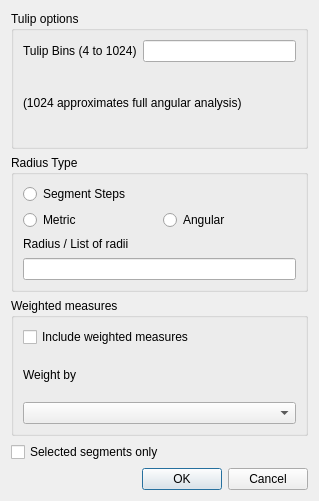
<?xml version="1.0" encoding="UTF-8"?>
<ui version="4.0">
 <class>CSegmentTulipLeafChoiceDlg</class>
 <widget class="QDialog" name="CSegmentTulipLeafChoiceDlg">
  <property name="geometry">
   <rect>
    <x>0</x>
    <y>0</y>
    <width>319</width>
    <height>501</height>
   </rect>
  </property>
  <property name="windowTitle">
   <string>Segment Analysis Options</string>
  </property>
  <layout class="QVBoxLayout">
   <item>
    <widget class="QGroupBox" name="groupBox">
     <property name="title">
      <string>Tulip options</string>
     </property>
     <layout class="QVBoxLayout">
      <item>
       <layout class="QVBoxLayout">
        <item>
         <layout class="QHBoxLayout">
          <item>
           <widget class="QLabel">
            <property name="layoutDirection">
             <enum>Qt::LeftToRight</enum>
            </property>
            <property name="text">
             <string>Tulip Bins (4 to 1024)</string>
            </property>
           </widget>
          </item>
          <item>
           <widget class="QLineEdit" name="c_tulip_bins"/>
          </item>
         </layout>
        </item>
        <item>
         <widget class="QLabel">
          <property name="text">
           <string>(1024 approximates full angular analysis)</string>
          </property>
         </widget>
        </item>
       </layout>
      </item>
     </layout>
    </widget>
   </item>
   <item>
    <widget class="QGroupBox" name="groupBox_2">
     <property name="title">
      <string>Radius Type</string>
     </property>
     <layout class="QVBoxLayout">
      <item>
       <widget class="QRadioButton" name="c_radius_type">
        <property name="text">
         <string>Segment Steps</string>
        </property>
       </widget>
      </item>
      <item>
       <layout class="QHBoxLayout">
        <item>
         <widget class="QRadioButton" name="radioButton">
          <property name="text">
           <string>Metric</string>
          </property>
         </widget>
        </item>
        <item>
         <widget class="QRadioButton" name="c_radio3">
          <property name="text">
           <string>Angular</string>
          </property>
         </widget>
        </item>
       </layout>
      </item>
      <item>
       <layout class="QVBoxLayout">
        <item>
         <widget class="QLabel">
          <property name="text">
           <string>Radius / List of radii</string>
          </property>
         </widget>
        </item>
        <item>
         <widget class="QLineEdit" name="c_radius"/>
        </item>
       </layout>
      </item>
     </layout>
    </widget>
   </item>
   <item>
    <widget class="QGroupBox" name="groupBox_3">
     <property name="title">
      <string>Weighted measures</string>
     </property>
     <layout class="QVBoxLayout">
      <item>
       <widget class="QCheckBox" name="c_weighted">
        <property name="text">
         <string>Include weighted measures</string>
        </property>
       </widget>
      </item>
      <item>
       <layout class="QVBoxLayout">
        <item>
         <widget class="QLabel">
          <property name="text">
           <string>Weight by</string>
          </property>
         </widget>
        </item>
        <item>
         <widget class="QComboBox" name="c_attribute"/>
        </item>
       </layout>
      </item>
     </layout>
    </widget>
   </item>
   <item>
    <layout class="QHBoxLayout">
     <item>
      <widget class="QCheckBox" name="c_selected_only">
       <property name="text">
        <string>Selected segments only</string>
       </property>
      </widget>
     </item>
    </layout>
   </item>
   <item>
    <layout class="QHBoxLayout">
     <item>
      <spacer name="horizontalSpacer">
       <property name="orientation">
        <enum>Qt::Horizontal</enum>
       </property>
       <property name="sizeHint" stdset="0">
        <size>
         <width>40</width>
         <height>20</height>
        </size>
       </property>
      </spacer>
     </item>
     <item>
      <widget class="QPushButton" name="c_ok">
       <property name="text">
        <string>OK</string>
       </property>
      </widget>
     </item>
     <item>
      <widget class="QPushButton" name="c_cancel">
       <property name="text">
        <string>Cancel</string>
       </property>
      </widget>
     </item>
    </layout>
   </item>
  </layout>
 </widget>
 <resources/>
 <connections>
  <connection>
   <sender>c_radio2</sender>
   <signal>clicked(bool)</signal>
   <receiver>CSegmentTulipLeafChoiceDlg</receiver>
   <slot>OnAnalysisTulip(bool)</slot>
   <hints>
    <hint type="sourcelabel">
     <x>82</x>
     <y>158</y>
    </hint>
    <hint type="destinationlabel">
     <x>328</x>
     <y>184</y>
    </hint>
   </hints>
  </connection>
  <connection>
   <sender>c_radius</sender>
   <signal>textChanged(QString)</signal>
   <receiver>CSegmentTulipLeafChoiceDlg</receiver>
   <slot>OnUpdateRadius(QString)</slot>
   <hints>
    <hint type="sourcelabel">
     <x>250</x>
     <y>304</y>
    </hint>
    <hint type="destinationlabel">
     <x>328</x>
     <y>304</y>
    </hint>
   </hints>
  </connection>
  <connection>
   <sender>c_weighted</sender>
   <signal>clicked(bool)</signal>
   <receiver>CSegmentTulipLeafChoiceDlg</receiver>
   <slot>OnWeighted(bool)</slot>
   <hints>
    <hint type="sourcelabel">
     <x>196</x>
     <y>358</y>
    </hint>
    <hint type="destinationlabel">
     <x>327</x>
     <y>361</y>
    </hint>
   </hints>
  </connection>
  <connection>
   <sender>c_ok</sender>
   <signal>clicked()</signal>
   <receiver>CSegmentTulipLeafChoiceDlg</receiver>
   <slot>OnOK()</slot>
   <hints>
    <hint type="sourcelabel">
     <x>151</x>
     <y>460</y>
    </hint>
    <hint type="destinationlabel">
     <x>63</x>
     <y>455</y>
    </hint>
   </hints>
  </connection>
  <connection>
   <sender>c_cancel</sender>
   <signal>clicked()</signal>
   <receiver>CSegmentTulipLeafChoiceDlg</receiver>
   <slot>OnCancel()</slot>
   <hints>
    <hint type="sourcelabel">
     <x>225</x>
     <y>466</y>
    </hint>
    <hint type="destinationlabel">
     <x>314</x>
     <y>456</y>
    </hint>
   </hints>
  </connection>
 </connections>
 <slots>
  <slot>OnAnalysisType(bool)</slot>
  <slot>OnAnalysisTulip(bool)</slot>
  <slot>OnUpdateRadius(QString)</slot>
  <slot>OnWeighted(bool)</slot>
  <slot>OnOK()</slot>
  <slot>OnCancel()</slot>
 </slots>
</ui>
